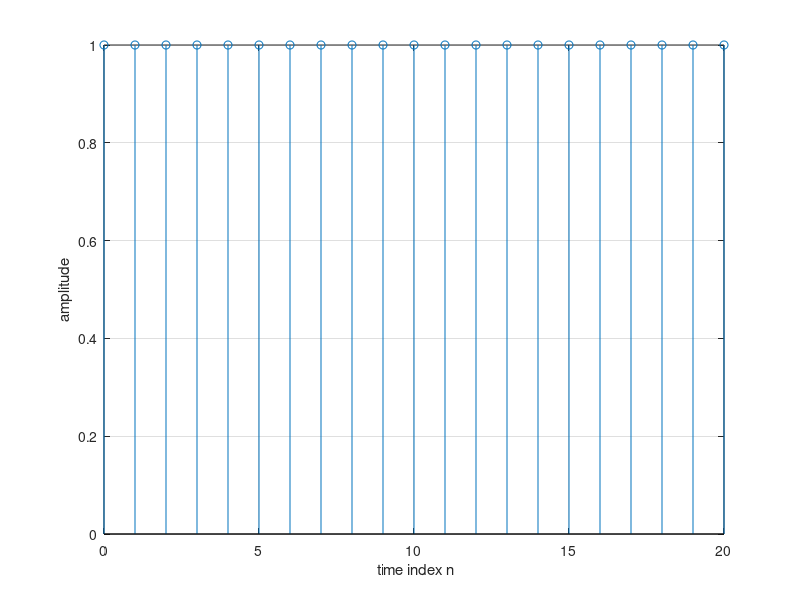
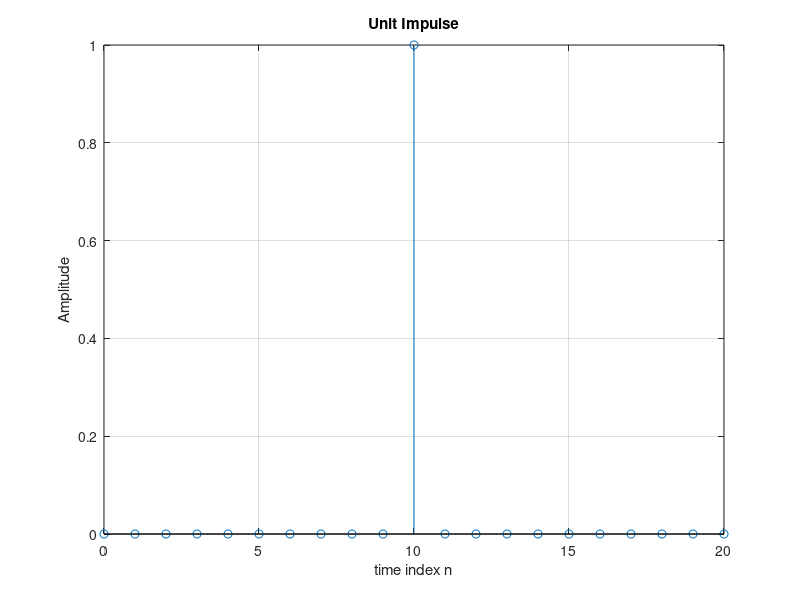
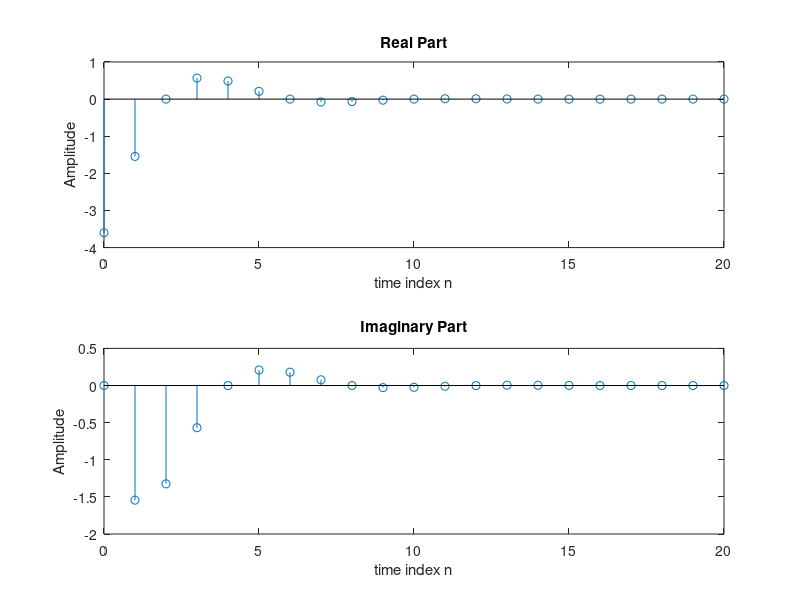
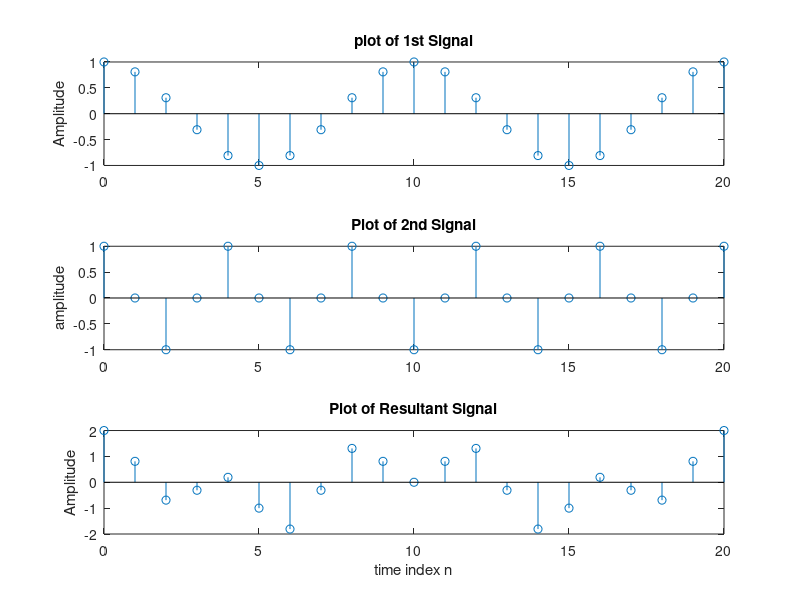

Write MATLAB code to recreate these figures, in order.
%(1)--------------

n= 0:20;
N = length(n);
s=ones(1,N);
figure(1)
stem(n,s);
grid;
xlabel(' time index n');
ylabel('amplitude');
%(2)---------------

D=10;
us=[zeros(1,D) 1 zeros(1,N-D-1)];
figure(2)
stem(n,us);
grid;
xlabel('time index n');
ylabel('Amplitude');
title('Unit Impulse');

%(3)----------------

G=-3.6;
c=-0.5+(pi/4)*1i;
x=G*exp(c*n);
a=real(x);
b=imag(x);
figure(3)
subplot(2,1,1);
stem(n,a);
xlabel('time index n');
ylabel('Amplitude');
title('Real Part');
subplot(2,1,2);
stem(n,b);
xlabel('time index n');
ylabel('Amplitude');
title('Imaginary Part');

%(4)-------------------

x1=cos(0.2*pi*n);
x2=cos(0.5*pi*n);
x=x1+x2;
figure(4)
subplot(3,1,1);
stem(n,x1);
ylabel('Amplitude');
title('plot of 1st Signal');
subplot(3,1,2);
stem(n,x2);
ylabel('amplitude');
title('Plot of 2nd Signal');
subplot(3,1,3);
stem(n,x);
xlabel('time index n');
ylabel('Amplitude');
title('Plot of Resultant Signal');

%(5)-----------------


x1=(0.1).^n;
x2=(0.7).^n;
x3=(1.1).^n;
figure(5)
subplot(3,1,1);
stem(n,x1);
ylabel('Amplitude');
title('1st plot');
subplot(3,1,2);
stem(n,x2);
ylabel('amplitude');
title('2nd Signal');
subplot(3,1,3);
stem(n,x3);
xlabel('time index n');
ylabel('Amplitude');
title('3rd Signal');

%(6)--------------------

x1=10*square(0.2*pi*n);
figure(6)
subplot(2,1,1);
stem(n,x1);
xlabel('time index n');
ylabel('Amplitude');
title('polar form of Square Signal');
x2=5*(1+square(0.2*pi*n));
subplot(2,1,2);
stem(n,x2);
xlabel('time index n');
ylabel('Amplitude');
title('Unipolar form of Square Signal');

